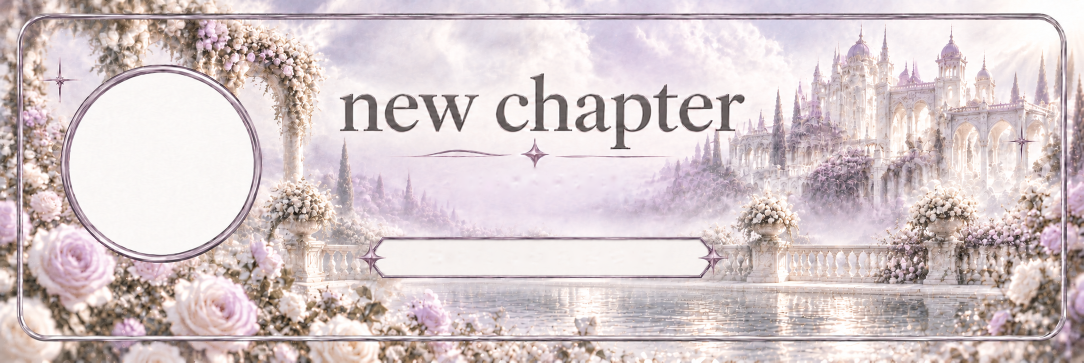
#> input picture leveling/assets/levelup_template.png, 2167 x 725 px (shown at 1/2 size); its folder holds only this picture in this run
$ python -i rankcard.py   (imports and definitions only)
#> lines starting #> are read from the running program, lines starting #| are printed output that depends on the picture
from __future__ import annotations

import io
from dataclasses import dataclass
from functools import lru_cache
from pathlib import Path

from PIL import Image, ImageDraw, ImageFont

import config as cfg
from .formatting import format_number

ASSETS = Path(__file__).parent / "assets"
TEMPLATE_PATH = ASSETS / "rankcard_template.png"
FONT_DIR = ASSETS / "fonts"

# Schrift: erst CARD_FONT aus config.py, dann eigene Datei in assets/fonts,
# dann System-Schriften (Windows: Georgia/Times, Linux: Liberation/DejaVu).
FONT_CANDIDATES = [
    *([cfg.CARD_FONT] if cfg.CARD_FONT else []),
    *sorted(FONT_DIR.glob("*.ttf")),
    *sorted(FONT_DIR.glob("*.otf")),
    "georgia.ttf",
    "times.ttf",
    "LiberationSerif-Regular.ttf",
    "DejaVuSerif.ttf",
]

# --- Layout (Pixel, gemessen an der Vorlage) --------------------------------
AVATAR_CENTER = (323.5, 328.0)
AVATAR_RADIUS = 183  # weiße Innenfläche des Silberrings

TEXT_LEFT = 593
TEXT_RIGHT = 2044
NAME_MAX_WIDTH = 1110  # absolute Obergrenze (Ende des Burg-Bereichs)
NAME_LEVEL_GAP = 60    # Mindestabstand zwischen Name und "LEVEL xx"

# (Grundlinie y, Versalhöhe in px) – exakt wie im Entwurf
NAME_STYLE = (205, 66)
LEVEL_STYLE = (189, 50)
RANK_STYLE = (250, 32)
XP_STYLE = (484, 36)

BAR_BOX = (593, 363, 2046, 412)  # Innenraum der Glasröhre (x0, y0, x1, y1)

COLOR_MAIN = (58, 58, 60)
COLOR_SUB = (88, 88, 92)

SUPERSAMPLE = 4  # Kantenglättung für Kreis und Balken


@dataclass(slots=True)
class RankCardData:
    username: str
    level: int
    rank: int
    xp_current: int   # XP innerhalb des aktuellen Levels
    xp_needed: int    # XP, die für das nächste Level nötig sind
    xp_total: int
    avatar_bytes: bytes | None = None  # None -> weißer Platzhalter bleibt


# --- Bausteine (auch für das Leaderboard) -----------------------------------
# [61 lines left out: functions _font_source, font_for_cap_height, fit_text, circle_avatar, not called in this run]


def progress_of(xp_current: int, xp_needed: int) -> float:
    return 0.0 if xp_needed <= 0 else min(max(xp_current / xp_needed, 0.0), 1.0)


# [56 lines left out: functions glass_bar, to_png, not called in this run]


# --- Rangkarte --------------------------------------------------------------
@lru_cache(maxsize=1)
def template() -> Image.Image:
    return Image.open(TEMPLATE_PATH).convert("RGBA")


def render_rank_card(data: RankCardData) -> io.BytesIO:
    """Erzeugt die Rangkarte als PNG im Speicher (blockierend -> in Thread ausführen)."""
    card = template().copy()

    # 1) Avatar
    if data.avatar_bytes:
        try:
            avatar = circle_avatar(data.avatar_bytes, AVATAR_RADIUS)
            cx, cy = AVATAR_CENTER
            card.alpha_composite(avatar, (round(cx - AVATAR_RADIUS), round(cy - AVATAR_RADIUS)))
        except Exception:
            pass  # kaputtes Bild -> weißer Platzhalter bleibt stehen

    # 2) Fortschrittsbalken
    x0, y0, x1, y1 = BAR_BOX
    fill = glass_bar(x1 - x0, y1 - y0, progress_of(data.xp_current, data.xp_needed))
    if fill is not None:
        card.alpha_composite(fill, (x0, y0))

    # 3) Texte (Anker 'ls' = links/Grundlinie, 'rs' = rechts/Grundlinie)
    draw = ImageDraw.Draw(card)
    level_text = f"LEVEL {data.level}"
    level_font = font_for_cap_height(LEVEL_STYLE[1])
    level_left = TEXT_RIGHT - draw.textlength(level_text, font=level_font)
    name_max = min(NAME_MAX_WIDTH, int(level_left - NAME_LEVEL_GAP - TEXT_LEFT))

    name, name_font = fit_text(draw, data.username, NAME_STYLE[1], name_max)
    draw.text((TEXT_LEFT, NAME_STYLE[0]), name, font=name_font, fill=COLOR_MAIN, anchor="ls")
    draw.text((TEXT_RIGHT, LEVEL_STYLE[0]), level_text, font=level_font, fill=COLOR_MAIN, anchor="rs")
    draw.text((TEXT_RIGHT, RANK_STYLE[0]), f"RANG #{data.rank}",
              font=font_for_cap_height(RANK_STYLE[1]), fill=COLOR_SUB, anchor="rs")

    xp_font = font_for_cap_height(XP_STYLE[1])
    draw.text((TEXT_LEFT, XP_STYLE[0]),
              f"{format_number(data.xp_current)} / {format_number(data.xp_needed)} XP",
              font=xp_font, fill=COLOR_SUB, anchor="ls")
    draw.text((TEXT_RIGHT, XP_STYLE[0]), f"Gesamt: {format_number(data.xp_total)} XP",
              font=xp_font, fill=COLOR_SUB, anchor="rs")

    return to_png(card)

>>> import cv2
>>> picture = cv2.imread('assets/levelup_template.png', cv2.IMREAD_GRAYSCALE)
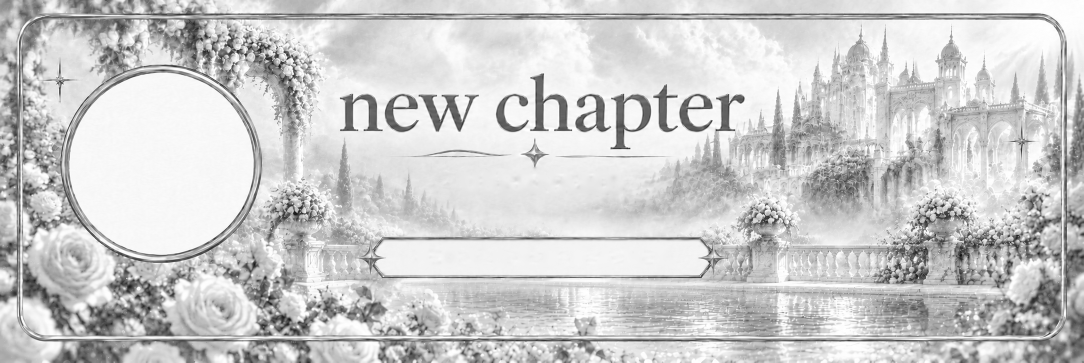
#> picture: shape (725, 2167) (shown at 1/2 size); min 10, max 255, mean 203.7
#> (the run stopped early here; a loop or call above may not have finished)
